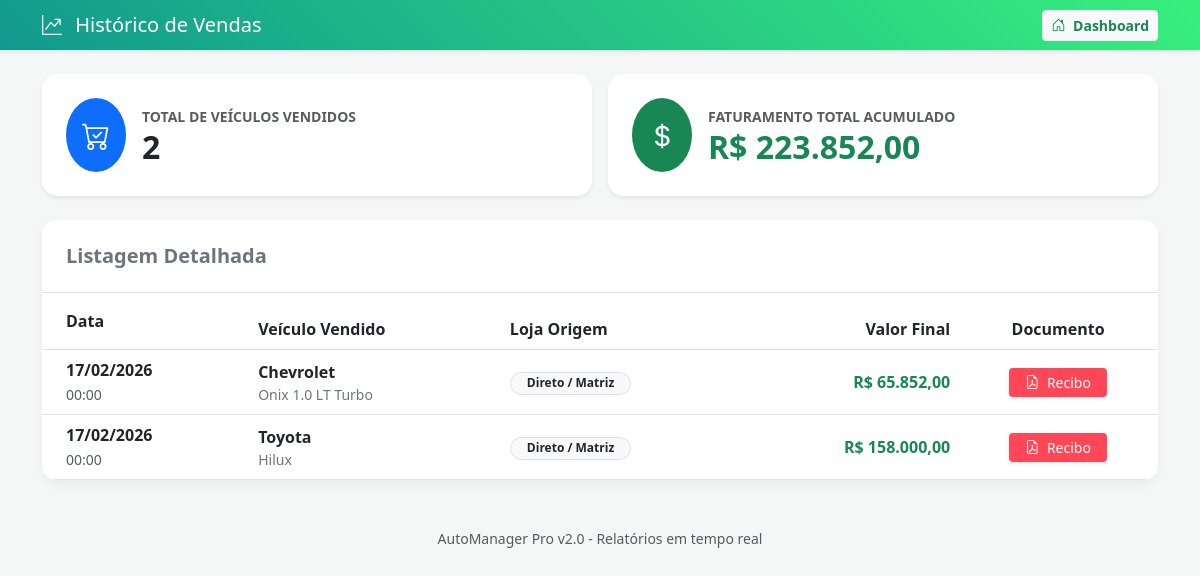
Screenshot of /relatorio_vendas.php with the database file from the repository.
### tables this page shows
CREATE TABLE `venda` (
  `id_venda` int(11) NOT NULL,
  `id_cliente` int(11) DEFAULT NULL,
  `id_vendedor` int(11) DEFAULT NULL,
  `id_carro` int(11) DEFAULT NULL,
  `id_tipo_pagamento` int(11) DEFAULT NULL,
  `id_financeira` int(11) DEFAULT NULL,
  `id_banco` int(11) DEFAULT NULL,
  `data_venda` date NOT NULL,
  `valor_total` decimal(10,2) NOT NULL,
  `veiculo_nome` varchar(255) DEFAULT NULL,
  `veiculo_marca` varchar(100) DEFAULT NULL
);

### relatorio_vendas.php (the view, shortened to what this page needs)
<?php
include('conexao.php');
?>
<!DOCTYPE html>
<html lang="pt-br">
<head>
    <link href="https://cdn.jsdelivr.net/npm/bootstrap@5.3.0/dist/css/bootstrap.min.css" rel="stylesheet">
    <link rel="stylesheet" href="https://cdn.jsdelivr.net/npm/bootstrap-icons@1.11.0/font/bootstrap-icons.css">
</head>
<body>
    <nav class="navbar navbar-dark mb-4 shadow-sm">
        <div class="container">
            <span class="navbar-brand mb-0 h1"><i class="bi bi-graph-up-arrow me-2"></i> Histórico de Vendas</span>
            <a href="index.php" class="btn btn-light btn-sm text-success fw-bold">
                <i class="bi bi-house-door me-1"></i> Dashboard
            </a>
        </div>
    </nav>
    <div class="container">
        <div class="row mb-4 g-3">
            <div class="col-md-6">
                <div class="card card-report shadow-sm p-4">
                    <div class="d-flex align-items-center">
                        <div class="flex-shrink-0 bg-primary text-white rounded-circle p-3 me-3">
                            <i class="bi bi-cart-check fs-3"></i>
                        </div>
                        <div>
                            <small class="text-muted fw-bold">TOTAL DE VEÍCULOS VENDIDOS</small>
                            <?php
                            $res = $conn->query("SELECT count(*) as total FROM Venda");
                            $row = $res->fetch_assoc();
                            echo "<h2 class='mb-0 fw-bold text-dark'>".($row['total'] ?? 0)."</h2>";
                            ?>
                        </div>
                    </div>
                </div>
            </div>
            <div class="col-md-6">
                <div class="card card-report shadow-sm p-4">
                    <div class="d-flex align-items-center">
                        <div class="flex-shrink-0 bg-success text-white rounded-circle p-3 me-3">
                            <i class="bi bi-currency-dollar fs-3"></i>
                        </div>
                        <div>
                            <small class="text-muted fw-bold">FATURAMENTO TOTAL ACUMULADO</small>
                            <?php
                            $res = $conn->query("SELECT sum(valor_total) as total FROM Venda");
                            $row = $res->fetch_assoc();
                            echo "<h2 class='mb-0 fw-bold text-success'>R$ ".number_format($row['total'] ?? 0, 2, ',', '.')."</h2>";
                            ?>
                        </div>
                    </div>
                </div>
            </div>
        </div>
        <div class="table-container mb-5">
            <div class="p-4 border-bottom bg-white">
                <h5 class="mb-0 fw-bold text-secondary">Listagem Detalhada</h5>
            </div>
            <div class="table-responsive">
                <table class="table table-hover align-middle mb-0">
                    <thead class="thead-dark">
                        <tr>
                            <th class="ps-4 py-3">Data</th>
                            <th>Veículo Vendido</th>
                            <th>Loja Origem</th>
                            <th class="text-end">Valor Final</th>
                            <th class="text-center">Documento</th>
                        </tr>
                    </thead>
                    <tbody>
                        <?php
                        $sql = "SELECT v.*, l.nome as loja_nome
                                FROM Venda v
                                LEFT JOIN Carro c ON v.id_carro = c.id_carro
                                LEFT JOIN Loja l ON c.id_loja = l.id_loja
                                ORDER BY v.data_venda DESC, v.id_venda DESC";
                        $vendas = $conn->query($sql);
                        if ($vendas && $vendas->num_rows > 0):
                            while($v = $vendas->fetch_assoc()): ?>
                            <tr>
                                <td class="ps-4">
                                    <div class="fw-bold"><?= date('d/m/Y', strtotime($v['data_venda'])) ?></div>
                                    <small class="text-muted"><?= date('H:i', strtotime($v['data_venda'])) ?></small>
                                </td>
                                <td>
                                    <?php if(!empty($v['veiculo_marca'])): ?>
                                        <div class="fw-bold text-dark"><?= htmlspecialchars($v['veiculo_marca']) ?></div>
                                        <div class="text-secondary small"><?= htmlspecialchars($v['veiculo_nome']) ?></div>
                                    <?php else: ?>
                                        <span class="text-muted italic">Veículo Ref. #<?= $v['id_carro'] ?></span>
                                    <?php endif; ?>
                                </td>
                                <td>
                                    <span class="badge rounded-pill bg-light text-dark border px-3">
                                        <?= $v['loja_nome'] ?? 'Direto / Matriz' ?>
                                    </span>
                                </td>
                                <td class="text-end fw-bold text-success">
                                    R$ <?= number_format($v['valor_total'], 2, ',', '.') ?>
                                </td>
                                <td class="text-center">
                                    <a href="imprimir_recibo.php?id=<?= $v['id_venda'] ?>"
                                       target="_blank"
                                       class="btn btn-pdf btn-sm px-3 shadow-sm">
                                        <i class="bi bi-file-earmark-pdf me-1"></i> Recibo
                                    </a>
                                </td>
                            </tr>
                            <?php endwhile;
                        endif; ?>
                    </tbody>
                </table>
            </div>
        </div>
        <p class="text-center mt-4 text-muted small">AutoManager Pro v2.0 - Relatórios em tempo real</p>
    </div>
</body>
</html>

### relatorio_vendas.php (style rules this page uses)
body { background-color: #f4f7f6; font-family: 'Segoe UI', system-ui, -apple-system, sans-serif; }
.navbar { background: linear-gradient(45deg, #11998e, #38ef7d); border: none; }
.card-report { border-radius: 15px; border: none; transition: transform 0.2s; }
.table-container { background: white; border-radius: 15px; overflow: hidden; box-shadow: 0 4px 12px rgba(0,0,0,0.05); }
.thead-dark { background-color: #212529; color: white; }
.btn-pdf { background-color: #ff4757; color: white; border: none; }

### rows the page displays
venda: data_venda "17/02/2026", data_venda "00:00", veiculo_marca "Chevrolet", veiculo_nome "Onix 1.0 LT Turbo", loja_nome "Direto / Matriz", valor_total "65.852,00"
venda: data_venda "17/02/2026", data_venda "00:00", veiculo_marca "Toyota", veiculo_nome "Hilux", loja_nome "Direto / Matriz", valor_total "158.000,00"

### other values shown
$row['total'] "2"
$row['total'] "223.852,00"
